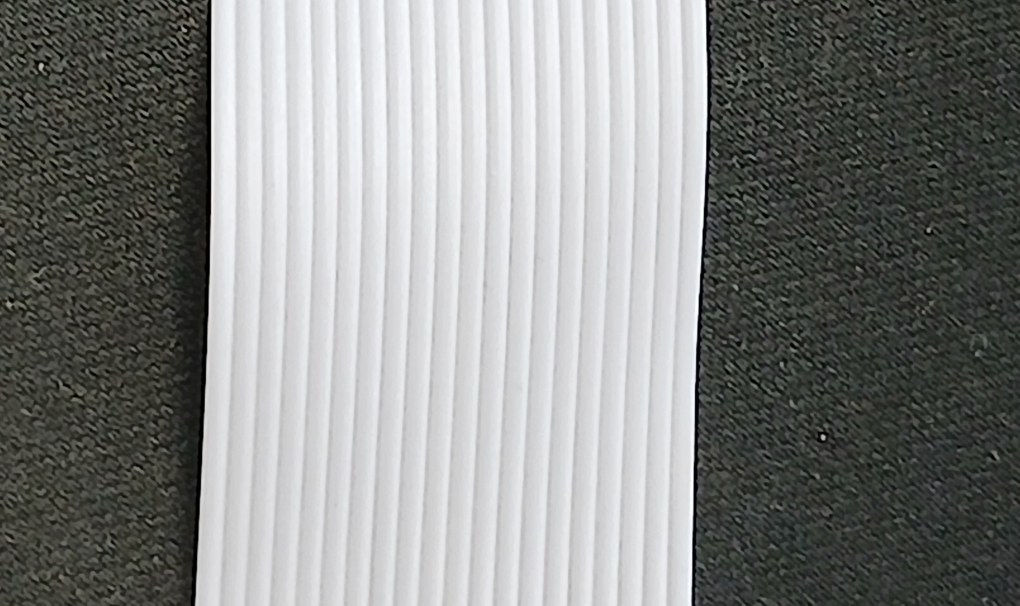
#> input picture contar-objetos/Cinta-Hilos-Recortada.jpg, 3060 x 1817 px, given in place of the camera (shown at 1/3 size)
$ python contar-dinamica.py
#> lines starting #> are read from the running program, lines starting #| are printed output that depends on the picture; after the words box and inside, x2 and y2 are one past the last pixel; in counts of white or black regions, pixels touching at a corner belong together
import cv2
import numpy as np

print('libreria cv2 cargada correctamente')

# --- Parámetros ---
borde = (0, 0, 255)
color_texto = (255, 255, 0)
color_punto = (0, 255, 0)

area_min = 500  # filtrar ruido
objeto_seleccionado = 1  # por defecto

# --- Cámara ---
cap = cv2.VideoCapture(0)  # 0 = webcam principal

if not cap.isOpened():
    raise RuntimeError("No se pudo abrir la cámara")

while True:
    ret, frame = cap.read()
#> frame is the input picture: shape (1817, 3060, 3); mean B, G, R 133.7, 135.5, 134
    if not ret:
        break

    frame = cv2.resize(frame, (450, 450))
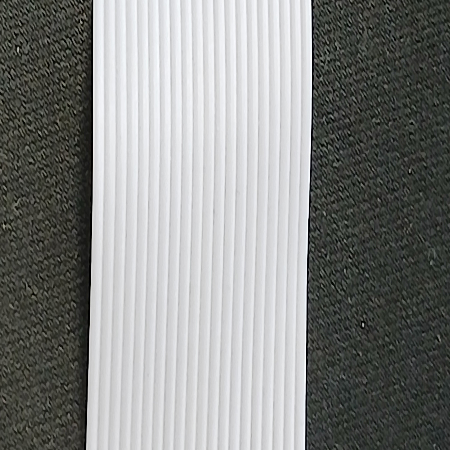
#> frame: shape (450, 450, 3); mean B, G, R 133.6, 135.4, 133.9

    # --- Imagen de resta (igual que tu lógica) ---
    img_negativa = cv2.bitwise_not(frame)
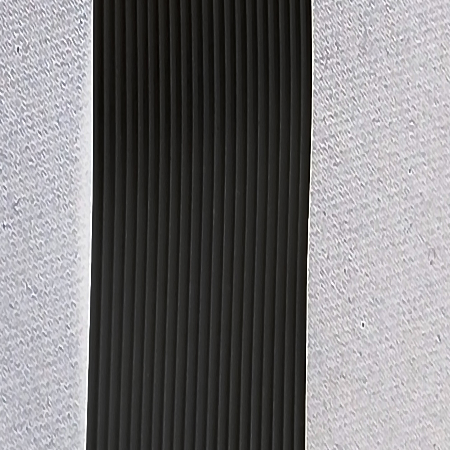
#> img_negativa: shape (450, 450, 3); mean B, G, R 121.4, 119.6, 121.1
    img_resta = cv2.subtract(frame, img_negativa)
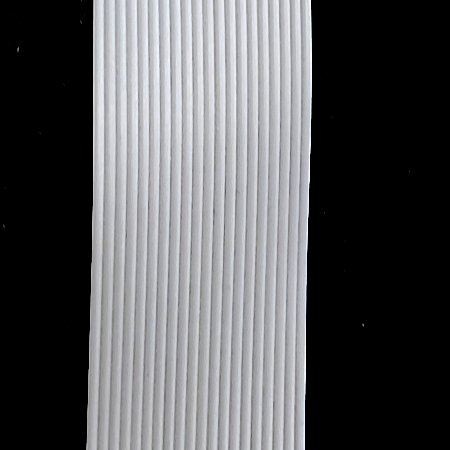
#> img_resta: shape (450, 450, 3); mean B, G, R 90.2, 88.2, 87.6
    gray_resta = cv2.cvtColor(img_resta, cv2.COLOR_BGR2GRAY)

    # --- Canny ---
    canny = cv2.Canny(gray_resta, 300, 105)
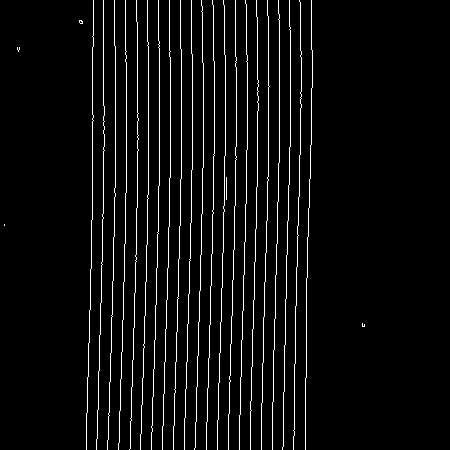
#> canny: shape (450, 450); 4.7% white in thin lines or dots, all inside (x1, y1, x2, y2) = (4, 0, 365, 450)

    contours, _ = cv2.findContours(
        canny, cv2.RETR_EXTERNAL, cv2.CHAIN_APPROX_SIMPLE
    )
#> contours = 26 contours, all with area under 20

    # --- Filtrar contornos pequeños ---
    objetos = []
    for cnt in contours:
        if cv2.contourArea(cnt) > area_min:
            objetos.append(cnt)
#> this loop made 26 passes
#> cnt on passes 2 to 3: [[4, 224], [4, 225]], [[226, 177], [226, 199]]
#> after the loop, objetos = []

    # --- Ordenar por eje X (cinta horizontal) ---
    objetos = sorted(objetos, key=lambda c: cv2.boundingRect(c)[0])

    # --- Dibujar todos los contornos ---
    cv2.drawContours(frame, objetos, -1, borde, 2)

    # --- Seleccionar objeto ---
    if 0 < objeto_seleccionado <= len(objetos):
        cnt = objetos[objeto_seleccionado - 1]

        # Centro del objeto
        M = cv2.moments(cnt)
        if M["m00"] != 0:
            cx = int(M["m10"] / M["m00"])
            cy = int(M["m01"] / M["m00"])

            cv2.circle(frame, (cx, cy), 6, color_punto, -1)
            cv2.putText(
                frame,
                f"Objeto {objeto_seleccionado} -> ({cx},{cy})",
                (10, 30),
                cv2.FONT_HERSHEY_SIMPLEX,
                0.6,
                color_texto,
                2
            )

    # --- Texto general ---
    cv2.putText(
        frame,
        f"Objetos detectados: {len(objetos)}",
        (10, 420),
        cv2.FONT_HERSHEY_SIMPLEX,
        0.6,
        color_texto,
        2
    )
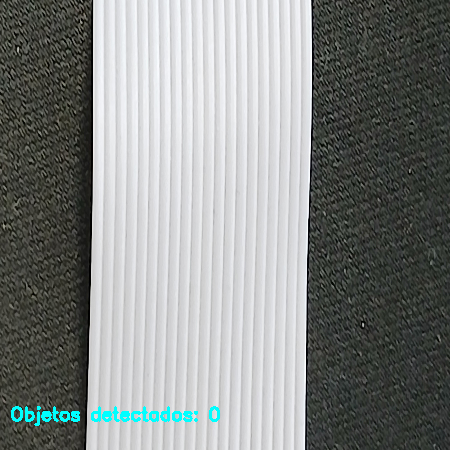
#> frame: shape (450, 450, 3); 0.74% of pixels changed, all inside (x1, y1, x2, y2) = (11, 406, 220, 426)

    cv2.imshow("Cinta - Deteccion", frame)
    cv2.imshow("Canny", canny)

    # --- Teclado ---
    key = cv2.waitKey(1) & 0xFF
#> (key Esc is pressed here)

    if key == 27:  # ESC
        break

    # Teclas 1–9 para seleccionar objeto
    if ord('1') <= key <= ord('9'):
        objeto_seleccionado = key - ord('0')

cap.release()
cv2.destroyAllWindows()

$ run again, on contar-objetos/Cinta-Hilos.jpg
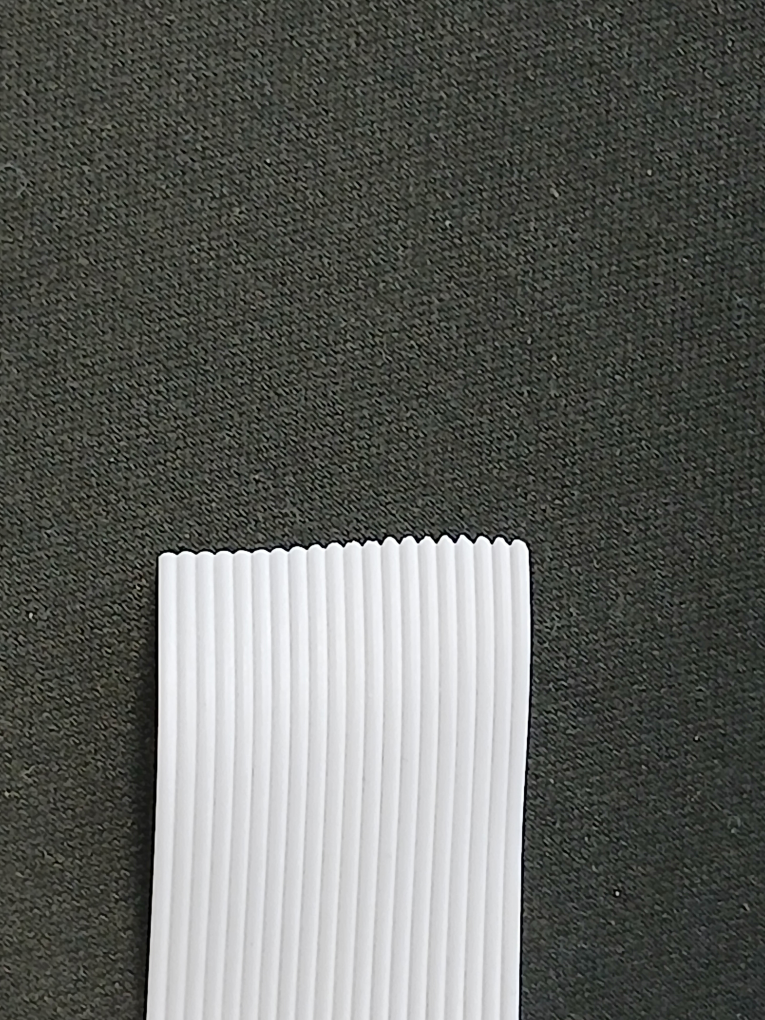
#> input picture contar-objetos/Cinta-Hilos.jpg, 3060 x 4080 px, given in place of the camera (shown at 1/4 size)
#> frame is the input picture: shape (4080, 3060, 3); mean B, G, R 93.8, 98.1, 96.3
#> `canny = cv2.Canny(gray_resta, 300, 105)`:
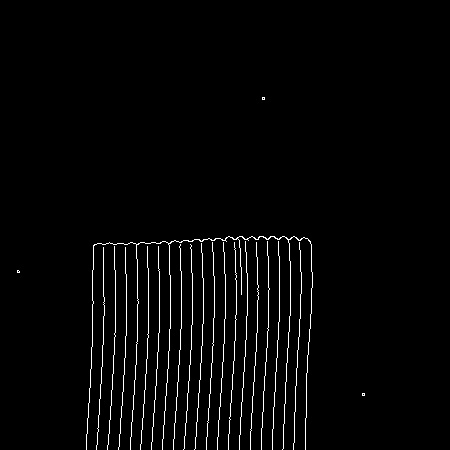
#> canny: shape (450, 450); 2.3% white in thin lines or dots, all inside (x1, y1, x2, y2) = (17, 97, 365, 450)
#> contours = 20 contours, 19 with area under 20; largest, box (x1, y1, x2, y2) and area: (86, 236, 313, 450) 54
#> the loop `for cnt in contours:` made 20 passes
#> cnt on passes 1, 20: [[362, 393], [362, 395], [364, 395], [364, 393]], [[262, 97], [262, 99], [264, 99], [264, 97]]
#> after the loop `for cnt in contours:`: objetos = []
#> `cv2.putText( frame, f"Objetos detectados: {len(objetos)}", (10, 420), ..`:
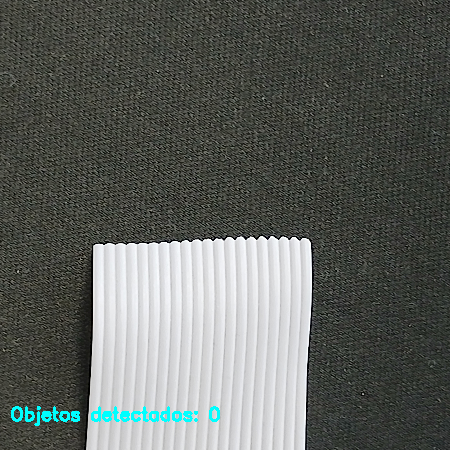
#> frame: shape (450, 450, 3); mean B, G, R 94.5, 98.7, 95.1
